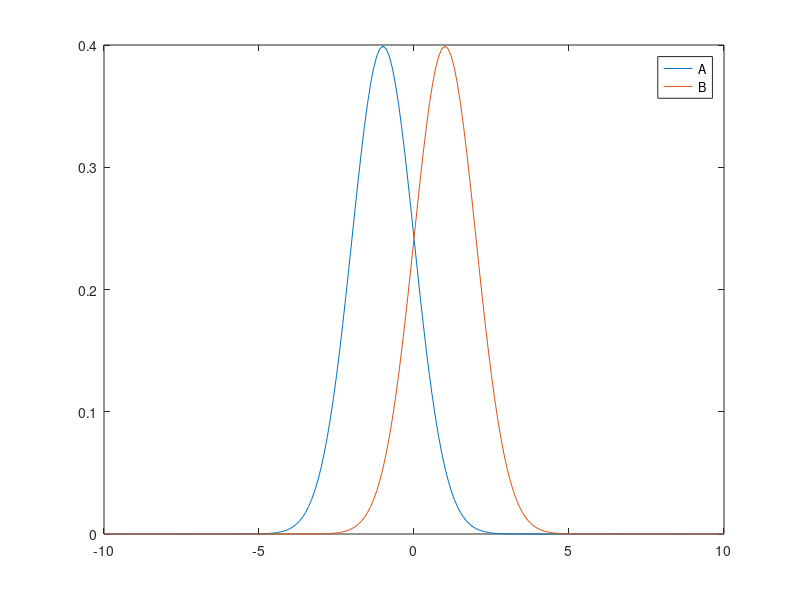

MATLAB code for this plot:
clc;
clear;
x = [-10:0.1:10];
Apdf = normpdf(x, -1, 1);
Bpdf = normpdf(x, 1, 1);
plot(x,Apdf);
hold on;
plot(x, Bpdf);
legend('A', 'B');
KL = 0.1 * sum(Apdf .* (log(Apdf./Bpdf)));

